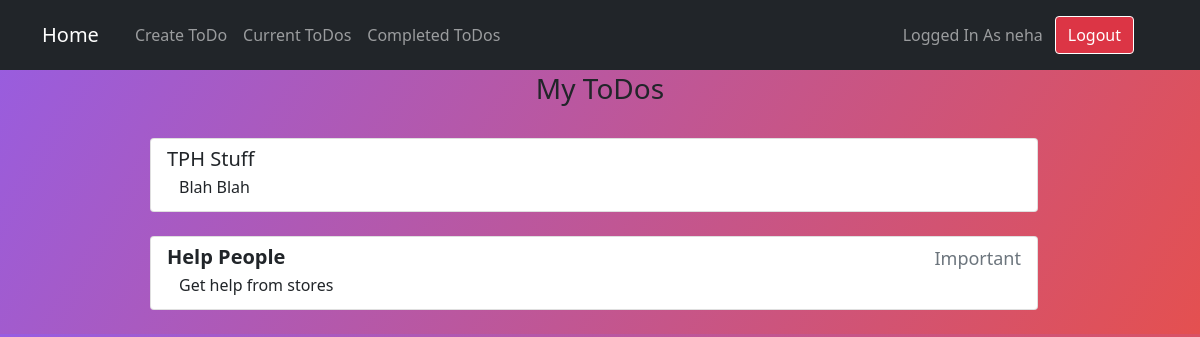
/current/ (signed in), run on the app's committed database.
### todo/models.py (models this page shows, shortened)
class Todo(models.Model):
	title = models.CharField(max_length=100)
	memo = models.TextField(blank=True)
	created = models.DateTimeField(auto_now_add=True)
	datecompleted = models.DateTimeField(null=True, blank=True)
	important = models.BooleanField(default=False)
	user = models.ForeignKey(User, on_delete=models.CASCADE)

### todo/views.py (the view)
# urls.py: path('current/', views.currenttodo, name='currenttodo'),
@login_required
def currenttodo(request):
     todos = Todo.objects.filter(user=request.user, datecompleted__isnull=True)
     return render(request, 'todo/currenttodo.html', {'todos': todos})

### todo/templates/todo/currenttodo.html
{% extends 'todo/base.html' %}
{% block content %}
<h3 class="container text-center">My ToDos</h3>
<br>
{% for todo in todos %}
<div class="list-group container w-75">
	<a href="{% url 'viewtodo' todo.id %}" class="list-group-item list-group-item-action">
		<div class="d-flex w-100 justify-content-between">
			<h5 class="mb-1">
				{% if todo.important %}<b>{% endif %} {{ todo.title }} {% if todo.important %}</b>{% endif %}
			</h5>
			{% if todo.important %}
			<small class="text-muted" style="font-size: large;">Important</small>
			{% endif %}
		</div>
		{% if todo.memo %}
		<p class="mb-1 container">{{todo.memo}}</p>
		{% endif %}
	</a>
</div>
<br>
{% endfor %}
{% endblock %}

### todo/templates/todo/base.html (shortened to what this page needs)
<!doctype html>
<html lang="en">
	<head>
		<link href="https://cdn.jsdelivr.net/npm/bootstrap@5.0.1/dist/css/bootstrap.min.css" rel="stylesheet"
>
	</head>
	<body style="background-image: linear-gradient(120deg, #975de2, #e45050);">
		<nav class="navbar navbar-expand-lg navbar-dark bg-dark fixed-top">
			<div class="container-fluid container">
				<a class="navbar-brand" href="{% url 'home' %}">Home</a>
				<div class="collapse navbar-collapse container" id="navbarText">
					{% if user.is_authenticated %}
					<ul class="navbar-nav me-auto mb-2 mb-lg-0">
						<li class="nav-item">
							<a class="nav-link" href="{% url 'createtodo' %}">Create ToDo</a>
						</li>
						<li class="nav-item">
							<a class="nav-link" href="{% url 'currenttodo' %}">Current ToDos</a>
						</li>
						<li class="nav-item">
							<a class="nav-link" href="{% url 'completedtodo' %}">Completed ToDos</a>
						</li>
					</ul>
					<span class="navbar-text">
						Logged In As {{user.username}}
					</span>
					<span class="navbar-text">
						<form action="{% url 'logoutuser' %}" method="POST" class="container">
							<button class="btn btn-danger" type="submit">Logout</button>
						</form>
					</span>
					{% endif %}
				</div>
			</div>
		</nav>
		<br><br><br>
		{% block content %}
		{% endblock %}
	</body>
</html>

### todo/templates/todo/base.html (style rules this page uses)
.btn { border-color: white; border-width: 0.1rem; }

### data on the page
Todo: title "TPH Stuff", memo "Blah Blah"
Todo: title "Help People", important "Important", memo "Get help from stores"

### other printed values
{{ user.username }} "neha"
